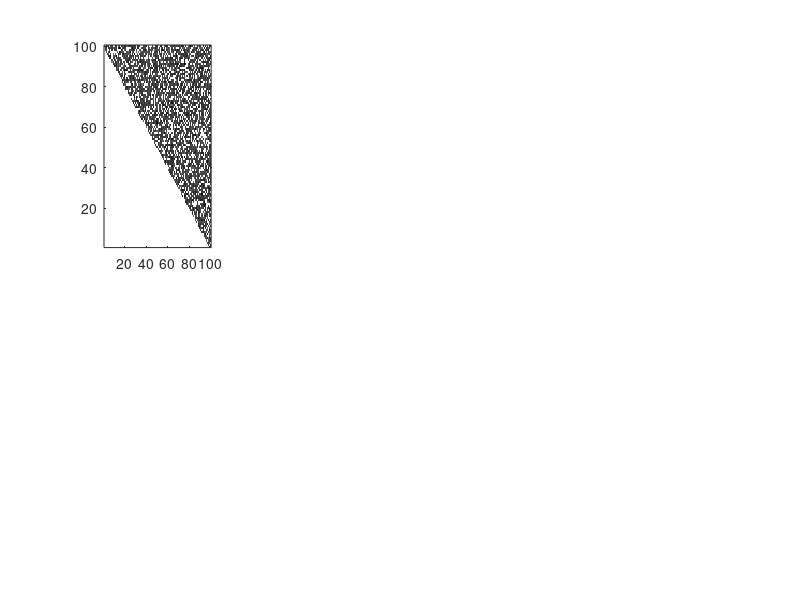

Write MATLAB code to recreate this figure. (Note: this script raises an error after producing the figure.)
function [map] = gen_map(varargin)
% GEN_MAP is used to generate a spatial distribution of scatterers for simulation.
% The return of GEN_MAP is an 3D matrix of size [row, column, channel].
% How to call? Variable are in order of (row size, coloumn size, number of channel).
    switch nargin 
    	case 0
	        n_map = 8; 
	        col_size = 100; 
	        row_size = 100;
	    case 3
	    	optargs = {eps 17 @magic};
        	optargs(1:nargin) = varargin;
        	[row_size, col_size, n_map] = optargs{:};
        otherwise
        	disp('NUMBER OF INPUT VARIABLE ERROR')
    end

	map = zeros(row_size, col_size, n_map);
	mu = 1;
	sigma = 0.01;
	rng(5); % control random seed
	
	% 1. First kind of Building.  
    map(1:row_size/2, 1:col_size/2, 2) = reshape(rand(row_size/2), [row_size/2, col_size/2, 1])>0.3;
	% 2. Second kind of Building.
    map(row_size/2+1:end, 1:col_size/2, 3) = reshape(rand(row_size/2), [row_size/2, col_size/2, 1])>0.3;
	% 3. Road 
    map(:, 1:5:col_size/2, 4) = 1;
    map(:, :, 4) = (map(:, :, 4).*reshape(rand(row_size), [row_size, col_size, 1])>0.3);
	% 4. First kind of tree
	cen = [row_size/2 3*col_size/4];
	[x_, y_] = meshgrid(1:row_size, 1:col_size);
    map(:, :, 5) = (x_-cen(2)).^2+(y_-cen(1)).^2 < min(row_size/4, col_size/4).^2;
    map(:, :, 5) = (map(:, :, 5).*reshape(rand(row_size), [row_size, col_size, 1])>0.3);
	% 5. Second kind of tree
	map(:, col_size/2+1:end, 6) = 1;
	map(:, :, 6) = (map(:, :, 6).*reshape(rand(row_size), [row_size, col_size, 1])>0.3);
	% 6. Whatever
	map(:, :, 7) = ((row_size/col_size*x_ + y_ <= row_size).*rand(row_size)>0.3);
	% 7. Whatever2
	map(:, :, 1) = ((row_size/col_size*x_ + y_ >= row_size).*rand(row_size)>0.3);
	% 8. Random asymmetric	
	map(:,:, 8) = reshape(sum(map,3)<1, [row_size, col_size, 1]);
	
	map = map.*abs(mu + sqrt(sigma)*randn(size(map))); % Magnitude of scattering
	
	% Plot the sptial distribution 
	figure(957)
	for rr = 1 : n_map
		subplot(2, n_map/2, rr)
		imagesc(-map(:, :, rr))
        %title(['# of ' num2str(rr)])
		set(gca, 'YDir','normal')
        colormap gray
        plot_para('Fontsize', 24,'Ratio', [1 1 1])
	end
	axis on
    plot_para('Fontsize', 24,'Ratio', [1 1 1], 'Maximize',true, 'Filename','SimMap')
end
